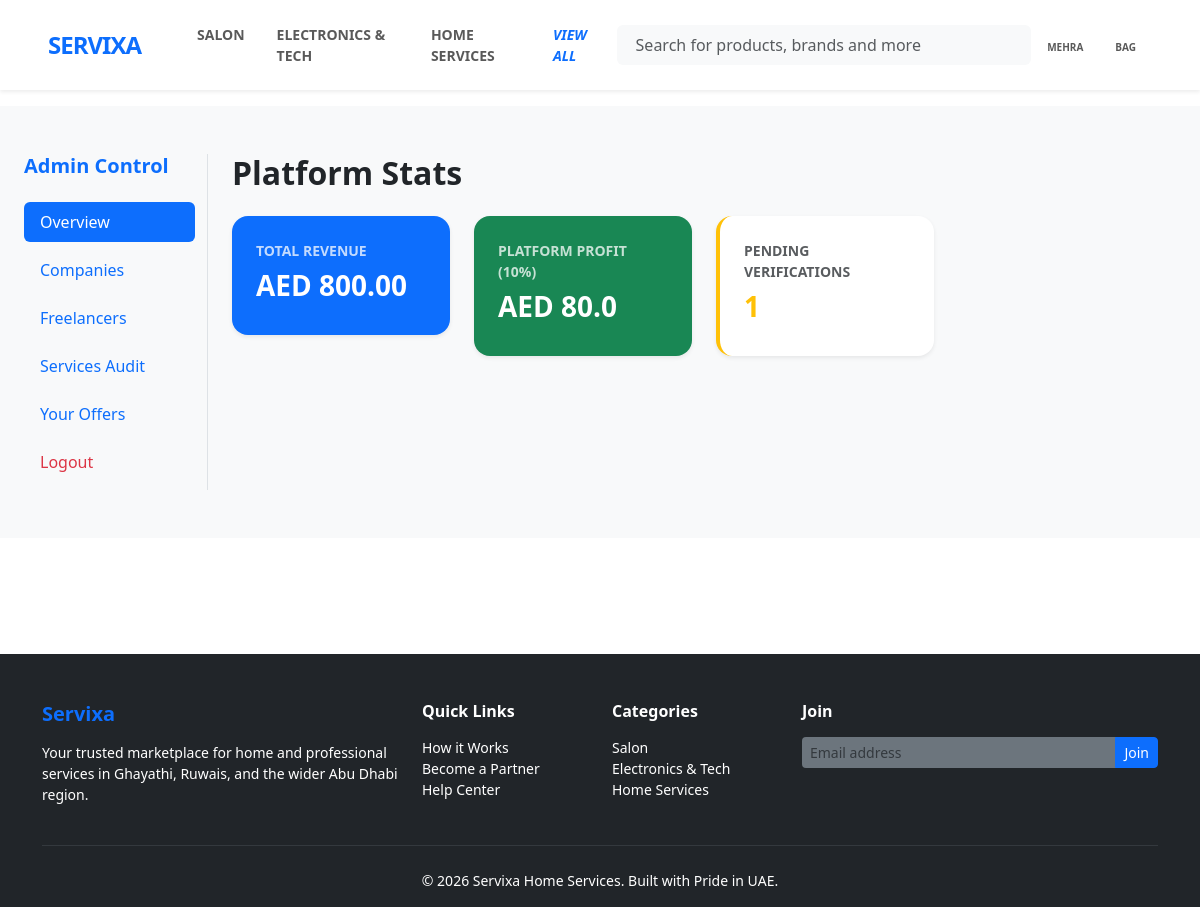
The page /accounts/admin (signed in) on the database its author committed.
### services/models.py (models this page shows, shortened)
class Category(models.Model):
    name = models.CharField(max_length=100)
    icon = models.ImageField(upload_to='category_icons',blank=True)

### accounts/models.py (models this page shows, shortened)
class CustomUser(AbstractUser):
    ROLE_CHOICES = (
        ('admin','Admin'),
        ('customer','Customer'),
        ('freelancer','Freelancer'),
        ('company admin','Company Admin'),
        ('employee','Employee'),
    )
    role = models.CharField(max_length=20,choices=ROLE_CHOICES,default='customer')
    phone_no = models.CharField(max_length=15,blank=True,null=True)
    profile_pic = models.ImageField(upload_to='profiles',blank=True,null=True)
    verified = models.BooleanField(default=False)

### accounts/views.py (the view)
# urls.py: path('admin',super_admin_dashboard,name='admin_dashboard'),
@login_required
def super_admin_dashboard(request):
    companies = Company.objects.filter(company_admin__role = 'company admin').prefetch_related('company_emp')
    all_bookings = Bookings.objects.all()
    freelancers = Company.objects.filter(company_admin__role = 'freelancer')
    all_services = Service.objects.all()
    all_offers = Offer.objects.all()
    categories = Category.objects.all()
    completed_bookings = Bookings.objects.filter(status = 'completed')
    revenue = 0
    for booking in completed_bookings:
        revenue += booking.service_price
    platform_profit = float(revenue)*0.10
    all_companies = Company.objects.all()
    pending_verifications = all_companies.filter(verified = False).count()
    context = {
        'companies':companies,
        'freelancers':freelancers,
        'services':all_services,
        'categories':categories,
        'offers':all_offers,
        'bookings':all_bookings,
        'revenue':revenue,
        'profit':platform_profit,
        'pending_counts':pending_verifications,
    }
    return render(request,'accounts/super_dashboard.html',context)

### booking/context_processors.py (called while the page is built)
def cat_context(request):
    all_cats = Category.objects.all()
    return {
        'nav_categories' : all_cats[:4],
        'more_categories' : all_cats[4:],
        'categories' : all_cats,
    }

### templates/accounts/super_dashboard.html (shortened to what this page needs)
{% extends 'base.html' %}
{% block code %}
<div class="container-fluid py-5 px-4 bg-light">
    <div class="row">
        <div class="col-md-2 border-end">
            <h5 class="fw-bold mb-4 text-primary">Admin Control</h5>
            <div class="nav flex-column nav-pills" id="v-pills-tab" role="tablist">
                <button class="nav-link active text-start mb-2" data-bs-toggle="pill" data-bs-target="#tab-overview">Overview</button>
                <button class="nav-link text-start mb-2" data-bs-toggle="pill" data-bs-target="#tab-companies">Companies</button>
                <button class="nav-link text-start mb-2" data-bs-toggle="pill" data-bs-target="#tab-freelancers">Freelancers</button>
                <button class="nav-link text-start mb-2" data-bs-toggle="pill" data-bs-target="#tab-services">Services Audit</button>
                <button class="nav-link text-start mb-2" data-bs-toggle="pill" data-bs-target="#tab-offers">Your Offers</button>
                <li class="nav-item mb-2 {% if is_employee %}border-top pt-2{% endif %}">
                        <a class="nav-link text-danger p-2" href="{% url 'logout' %}">
                             Logout
                        </a>
                </li>
            </div>
        </div>
        <div class="col-md-10 ps-4">
            <div class="tab-content">
                <div class="tab-pane fade show active" id="tab-overview">
                    <h2 class="fw-bold mb-4">Platform Stats</h2>
                    <div class="row g-4 mb-5">
                        <div class="col-md-3">
                            <div class="card border-0 shadow-sm p-4 rounded-4 bg-primary text-white">
                                <small class="fw-bold opacity-75">TOTAL REVENUE</small>
                                <h3 class="fw-bold mt-2">AED {{ revenue }}</h3>
                            </div>
                        </div>
                        <div class="col-md-3">
                            <div class="card border-0 shadow-sm p-4 rounded-4 bg-success text-white">
                                <small class="fw-bold opacity-75">PLATFORM PROFIT (10%)</small>
                                <h3 class="fw-bold mt-2">AED {{ profit }}</h3>
                            </div>
                        </div>
                        <div class="col-md-3">
                            <div class="card border-0 shadow-sm p-4 rounded-4 bg-white border-start border-warning border-4">
                                <small class="text-muted fw-bold">PENDING VERIFICATIONS</small>
                                <h3 class="fw-bold mt-2 text-warning">{{ pending_counts }}</h3>
                            </div>
                        </div>
                    </div>
                </div>
            </div>
        </div>
    </div>
</div>
{% endblock %}

### templates/base.html (shortened to what this page needs)
<!DOCTYPE html>
<html lang="en">
<head>
    <link href="https://cdn.jsdelivr.net/npm/bootstrap@5.3.8/dist/css/bootstrap.min.css" rel="stylesheet">
</head>
<body >
    <header>
        <nav class="navbar navbar-expand-lg navbar-light bg-white py-3 shadow-sm sticky-top">
            <div class="container-fluid px-lg-5">
                <a class="navbar-brand fw-bold fs-4" href="{% url 'home' %}" style="letter-spacing: -1px;">
                    <span class="text-primary">SERVIXA</span>
                </a>
                <div class="collapse navbar-collapse" id="mainNav">
                    <ul class="navbar-nav me-auto mb-2 mb-lg-0 ms-lg-4 fw-semibold small text-uppercase">
                        {%for cat in nav_categories %}
                            <li class="nav-item"><a class="nav-link px-3" href="{% url 'catview' cat.id %}">{{cat.name}}</a>
                            </li>
                        {%endfor%}
                        <li class = "nav-item">
                            <a href="{% url 'allcats' %}" class="nav-link px-3 fw-bold text-primary"><i>View All</i></a>
                        </li>
                    </ul>
                    <form action="{% url 'search' %}" method="GET" class="d-flex mx-auto col-lg-5 position-relative">
                        <div class="input-group bg-light rounded-2 border-0">
                            <span class="input-group-text bg-transparent border-0 pe-0 text-muted">
                            </span>
                            <input class="form-control bg-transparent border-0 py-2 ps-2 small" type="search" name="search"
                                placeholder="Search for products, brands and more" value="{{ request.GET.search }}">
                        </div>
                    </form>
                    <div class="navbar-nav ms-auto align-items-center">
                        {%if user.is_authenticated %}
                            {% if user.role == 'customer' %}
                                <a href="{% url 'profile' %}" class="nav-link text-center px-3">
                                    <span style="font-size: 10px;" class="fw-bold text-uppercase">{{user.username}}</span>
                                </a>
                            {% elif user.role == 'admin' %}
                                <a href="{% url 'admin_dashboard' %}" class="nav-link text-center px-3">
                                    <i class="bi bi-person fs-5 d-block"></i>
                                    <span style="font-size: 10px;" class="fw-bold text-uppercase">Dashboard</span>
                                </a>
                            {% else %}
                                <a href="{% url 'dashboard' %}" class="nav-link text-center px-3">
                                    <i class="bi bi-person fs-5 d-block"></i>
                                    <span style="font-size: 10px;" class="fw-bold text-uppercase">Dashboard</span>
                                </a>
                            {%endif%}
                        {%else%}
                            <a href="{% url 'login' %}" class="nav-link text-center px-3">
                                <i class="bi bi-person fs-5 d-block"></i>
                                <span style="font-size: 10px;" class="fw-bold text-uppercase">Signup</span>
                            </a>
                        {% endif %}
                        {%if user.is_authenticated %}
                            <a href="{% url 'cartview' %}" class="nav-link text-center px-3">
                                <span style="font-size: 10px;" class="fw-bold text-uppercase">Bag</span>
                            </a>
                        {%endif%}
                    </div>
                </div>
            </div>
        </nav>
    </header>
    <div style="min-height: 500px;">
    {% block code %}
    {%endblock%}
    </div>
    <footer class="bg-dark text-white pt-5 pb-3 mt-5">
        <div class="container">
            <div class="row g-4">
                <div class="col-md-4">
                    <h5 class="fw-bold text-primary mb-3">Servixa</h5>
                    <p class="small text-white">Your trusted marketplace for home and professional services in Ghayathi, Ruwais, and the wider Abu Dhabi region.</p>
                </div>
                <div class="col-md-2">
                    <h6 class="fw-bold mb-3">Quick Links</h6>
                    <ul class="list-unstyled small">
                        <li><a href="#" class="text-white text-decoration-none">How it Works</a></li>
                        <li><a href="#" class="text-white text-decoration-none">Become a Partner</a></li>
                        <li><a href="#" class="text-white text-decoration-none">Help Center</a></li>
                    </ul>
                </div>
                <div class="col-md-2">
                    <h6 class="fw-bold mb-3">Categories</h6>
                    <ul class="list-unstyled small">
                        {% for cat in nav_categories %}
                            <li><a href="#" class="text-white text-decoration-none">{{ cat.name }}</a></li>
                        {% endfor %}
                    </ul>
                </div>
                <div class="col-md-4">
                    <h6 class="fw-bold mb-3">Join</h6>
                    <div class="input-group mb-3">
                        <input type="text" class="form-control form-control-sm bg-secondary border-0 text-white" placeholder="Email address">
                        <button class="btn btn-primary btn-sm">Join</button>
                    </div>
                </div>
            </div>
            <hr class="my-4 border-secondary">
            <div class="text-center small text-white">
                &copy; 2026 Servixa Home Services. Built with Pride in UAE.
            </div>
        </div>
    </footer>
</body>
</html>

### rows shown on the page
Category: name "SALON", name "Salon"
Category: name "ELECTRONICS & TECH", name "Electronics & Tech"
Category: name "HOME SERVICES", name "Home Services"
CustomUser: username "MEHRA"

### other values the page prints
{{ revenue }} "800.00"
{{ profit }} "80.0"
{{ pending_counts }} "1"
